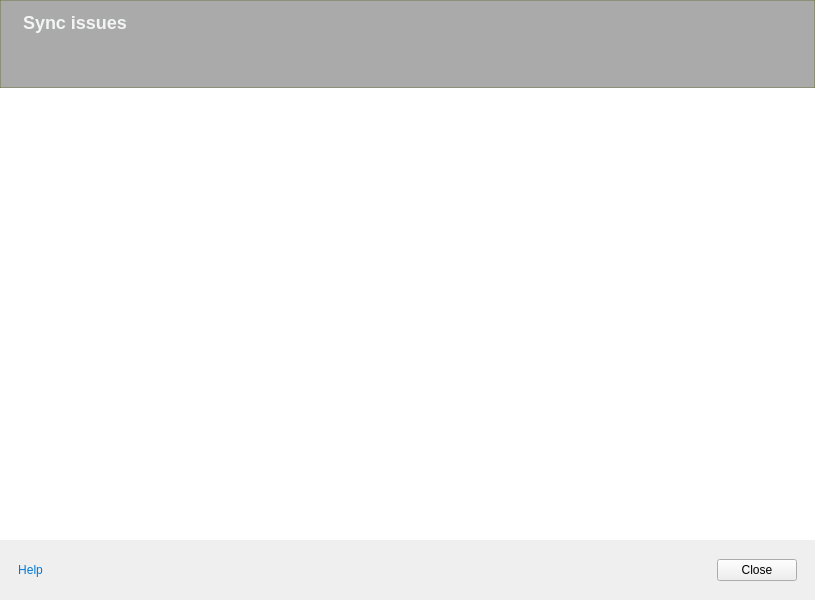
<?xml version="1.0" encoding="UTF-8"?>
<ui version="4.0">
 <class>StalledIssuesDialog</class>
 <widget class="QDialog" name="StalledIssuesDialog">
  <property name="geometry">
   <rect>
    <x>0</x>
    <y>0</y>
    <width>815</width>
    <height>600</height>
   </rect>
  </property>
  <property name="minimumSize">
   <size>
    <width>815</width>
    <height>600</height>
   </size>
  </property>
  <property name="maximumSize">
   <size>
    <width>16777215</width>
    <height>16777215</height>
   </size>
  </property>
  <property name="windowTitle">
   <string>Stalled Issues</string>
  </property>
  <property name="styleSheet">
   <string notr="true">QStackedWidget
{
    border-top: 0px;
    border-bottom: 0px;
    border-left: 0px;
    border-right: 0px;
}

#EmptyViewContainerPage QToolButton
{
    border:none;
}

#TreeViewContainer{
background-color: #FFFFFFFF; /*colorToken.page-background*/
}

#TreeViewContainer QTreeView{
background-color: #FFFFFFFF; /*colorToken.page-background*/
border:none;
}

/**********  TreeView Container **********/
QScrollBar:vertical
{
    background: #f6f6f6;
    width: 15px;
    border-left: 1px solid #E4E4E4;
}

QScrollBar::sub-line:vertical, QScrollBar::add-line:vertical
{
    border: none;
    background: none;
    width:0px;
    height:0px;
}

QScrollBar::handle:vertical
{
    background: #c0c0c0;
    min-height: 20px;
    border-radius: 4px;
    margin: 3px 4px 3px 2px;
}

QMenu
{
    border: 1px solid #B8B8B8;
   border-radius: 8px;
    background: #ffffff;
    padding-top: 16px;
    padding-bottom: 16px;
    padding-left: 8px;
    padding-right: 8px;
}

QMenu::item
{
   font-size: 14px;
   color: #333333;
   background: transparent; 
   margin-top: 3px;
   margin-bottom: 3px;
   padding-left: 16px;
   padding-right: 16px;
   margin-left: 16px;
   margin-right: 16px;
}

QMenu::item:selected
{
    font-weight: bold;  
}

QMenu::separator
{
    height: 1px;
	width: 164px;
	min-width: 164px;
	max-width: 164px;
    background-color: #EEEEEE;
    margin-top: 9px;
    margin-bottom: 9px;
}

QMenu::item:disabled
{
    background-color: #ffffff;
    color: rgba(119,119,119,0.3);
}

QMenu::item:default
{
    color: #F46265;
}

/**********  TreeView Container **********/

/**********  Footer **********/
#footer[scroll=true]
{
    background-color: #FFAAAAAA; /*colorToken.surface-1*/
}

#footer[scroll=false]
{
    background-color: #FFFFFFFF; /*colorToken.page-background*/
}

#HelpButton {
border: none;
border-color: transparent;
color: #FF0078D7;/*colorToken.link-primary*/
}

#HelpButton QPushButton::!enabled {
color: grey;
}
/**********  Footer **********/

/**********  Header **********/

#header
{
    background-color: #FFAAAAAA; /*colorToken.surface-1*/
    border:  1px solid #5254570D; /*colorToken.border-subtle*/
}

#titleLabel
{
  font-size:18px;
  font-weight: 700;
  color: #FFF3F4F4; /*colorToken.text-primary*/
}

#title QPushButton {
    background-color: none;
    outline: none;
    border: none;
}
/**********  Header **********/

 </string>
  </property>
  <property name="TOKENIZED" stdset="0">
   <bool>true</bool>
  </property>
  <layout class="QVBoxLayout" name="verticalLayout">
   <property name="spacing">
    <number>0</number>
   </property>
   <property name="leftMargin">
    <number>0</number>
   </property>
   <property name="topMargin">
    <number>0</number>
   </property>
   <property name="rightMargin">
    <number>0</number>
   </property>
   <property name="bottomMargin">
    <number>0</number>
   </property>
   <item>
    <widget class="QWidget" name="header" native="true">
     <property name="minimumSize">
      <size>
       <width>0</width>
       <height>88</height>
      </size>
     </property>
     <property name="maximumSize">
      <size>
       <width>16777215</width>
       <height>88</height>
      </size>
     </property>
     <layout class="QVBoxLayout" name="verticalLayout_3">
      <property name="spacing">
       <number>10</number>
      </property>
      <property name="leftMargin">
       <number>23</number>
      </property>
      <property name="topMargin">
       <number>10</number>
      </property>
      <property name="rightMargin">
       <number>0</number>
      </property>
      <property name="bottomMargin">
       <number>7</number>
      </property>
      <item>
       <widget class="QWidget" name="title" native="true">
        <property name="minimumSize">
         <size>
          <width>0</width>
          <height>0</height>
         </size>
        </property>
        <property name="maximumSize">
         <size>
          <width>16777215</width>
          <height>16777215</height>
         </size>
        </property>
        <layout class="QHBoxLayout" name="horizontalLayout">
         <property name="spacing">
          <number>12</number>
         </property>
         <property name="leftMargin">
          <number>0</number>
         </property>
         <property name="topMargin">
          <number>0</number>
         </property>
         <property name="rightMargin">
          <number>15</number>
         </property>
         <property name="bottomMargin">
          <number>0</number>
         </property>
         <item>
          <widget class="QLabel" name="titleLabel">
           <property name="text">
            <string>Sync issues</string>
           </property>
          </widget>
         </item>
         <item>
          <spacer name="horizontalSpacer_2">
           <property name="orientation">
            <enum>Qt::Horizontal</enum>
           </property>
           <property name="sizeHint" stdset="0">
            <size>
             <width>40</width>
             <height>20</height>
            </size>
           </property>
          </spacer>
         </item>
         <item>
          <widget class="QPushButton" name="refreshButton">
           <property name="minimumSize">
            <size>
             <width>24</width>
             <height>0</height>
            </size>
           </property>
           <property name="maximumSize">
            <size>
             <width>24</width>
             <height>24</height>
            </size>
           </property>
           <property name="cursor">
            <cursorShape>PointingHandCursor</cursorShape>
           </property>
           <property name="text">
            <string/>
           </property>
           <property name="icon">
            <iconset resource="../../../gui/Resources_light.qrc">
             <normaloff>:/refresh_issues</normaloff>:/refresh_issues</iconset>
           </property>
           <property name="iconSize">
            <size>
             <width>24</width>
             <height>24</height>
            </size>
           </property>
           <property name="flat">
            <bool>true</bool>
           </property>
          </widget>
         </item>
         <item>
          <widget class="QPushButton" name="SettingsButton">
           <property name="minimumSize">
            <size>
             <width>24</width>
             <height>24</height>
            </size>
           </property>
           <property name="maximumSize">
            <size>
             <width>24</width>
             <height>24</height>
            </size>
           </property>
           <property name="cursor">
            <cursorShape>PointingHandCursor</cursorShape>
           </property>
           <property name="text">
            <string/>
           </property>
           <property name="icon">
            <iconset resource="../../../gui/Resources_light.qrc">
             <normaloff>:/settings</normaloff>:/settings</iconset>
           </property>
           <property name="iconSize">
            <size>
             <width>24</width>
             <height>24</height>
            </size>
           </property>
           <property name="flat">
            <bool>true</bool>
           </property>
          </widget>
         </item>
        </layout>
       </widget>
      </item>
      <item>
       <widget class="QWidget" name="categories" native="true">
        <property name="sizePolicy">
         <sizepolicy hsizetype="Preferred" vsizetype="Preferred">
          <horstretch>0</horstretch>
          <verstretch>26</verstretch>
         </sizepolicy>
        </property>
        <property name="minimumSize">
         <size>
          <width>0</width>
          <height>0</height>
         </size>
        </property>
        <layout class="QHBoxLayout" name="horizontalLayout_3">
         <property name="spacing">
          <number>8</number>
         </property>
         <property name="leftMargin">
          <number>0</number>
         </property>
         <property name="topMargin">
          <number>0</number>
         </property>
         <property name="bottomMargin">
          <number>0</number>
         </property>
         <item>
          <widget class="StalledIssueTab" name="allIssuesTab">
           <property name="frameShape">
            <enum>QFrame::StyledPanel</enum>
           </property>
           <property name="frameShadow">
            <enum>QFrame::Raised</enum>
           </property>
           <property name="title" stdset="0">
            <string/>
           </property>
           <property name="filterCriterion" stdset="0">
            <number>0</number>
           </property>
           <property name="iconName" stdset="0">
            <string notr="true">tab_all_issues</string>
           </property>
          </widget>
         </item>
         <item>
          <widget class="StalledIssueTab" name="nameConflictsTab">
           <property name="frameShape">
            <enum>QFrame::StyledPanel</enum>
           </property>
           <property name="frameShadow">
            <enum>QFrame::Raised</enum>
           </property>
           <property name="title" stdset="0">
            <string/>
           </property>
           <property name="filterCriterion" stdset="0">
            <number>1</number>
           </property>
           <property name="iconName" stdset="0">
            <string notr="true">tab_name_conflicts</string>
           </property>
          </widget>
         </item>
         <item>
          <widget class="StalledIssueTab" name="itemTypeTab">
           <property name="frameShape">
            <enum>QFrame::StyledPanel</enum>
           </property>
           <property name="frameShadow">
            <enum>QFrame::Raised</enum>
           </property>
           <property name="title" stdset="0">
            <string/>
           </property>
           <property name="filterCriterion" stdset="0">
            <number>2</number>
           </property>
           <property name="iconName" stdset="0">
            <string notr="true">tab_item_type_conflicts</string>
           </property>
          </widget>
         </item>
         <item>
          <widget class="StalledIssueTab" name="otherTab">
           <property name="frameShape">
            <enum>QFrame::StyledPanel</enum>
           </property>
           <property name="frameShadow">
            <enum>QFrame::Raised</enum>
           </property>
           <property name="title" stdset="0">
            <string/>
           </property>
           <property name="filterCriterion" stdset="0">
            <number>3</number>
           </property>
           <property name="iconName" stdset="0">
            <string notr="true">tab_others</string>
           </property>
          </widget>
         </item>
         <item>
          <widget class="StalledIssueTab" name="failedTab">
           <property name="frameShape">
            <enum>QFrame::StyledPanel</enum>
           </property>
           <property name="title" stdset="0">
            <string/>
           </property>
           <property name="filterCriterion" stdset="0">
            <UInt>4</UInt>
           </property>
           <property name="iconName" stdset="0">
            <string notr="true">tab_failed</string>
           </property>
          </widget>
         </item>
         <item>
          <widget class="StalledIssueTab" name="solvedIssuesTab">
           <property name="frameShape">
            <enum>QFrame::StyledPanel</enum>
           </property>
           <property name="frameShadow">
            <enum>QFrame::Raised</enum>
           </property>
           <property name="title" stdset="0">
            <string/>
           </property>
           <property name="filterCriterion" stdset="0">
            <UInt>5</UInt>
           </property>
           <property name="iconName" stdset="0">
            <string notr="true">tab_resolved</string>
           </property>
          </widget>
         </item>
         <item>
          <spacer name="horizontalSpacer_3">
           <property name="orientation">
            <enum>Qt::Horizontal</enum>
           </property>
           <property name="sizeHint" stdset="0">
            <size>
             <width>40</width>
             <height>20</height>
            </size>
           </property>
          </spacer>
         </item>
        </layout>
       </widget>
      </item>
     </layout>
    </widget>
   </item>
   <item>
    <widget class="QStackedWidget" name="TreeViewContainer">
     <property name="sizePolicy">
      <sizepolicy hsizetype="Preferred" vsizetype="Expanding">
       <horstretch>0</horstretch>
       <verstretch>0</verstretch>
      </sizepolicy>
     </property>
     <property name="frameShape">
      <enum>QFrame::Box</enum>
     </property>
     <property name="lineWidth">
      <number>0</number>
     </property>
     <property name="currentIndex">
      <number>0</number>
     </property>
     <widget class="QWidget" name="TreeViewContainerPage">
      <layout class="QVBoxLayout" name="verticalLayout_2">
       <property name="spacing">
        <number>0</number>
       </property>
       <property name="leftMargin">
        <number>0</number>
       </property>
       <property name="topMargin">
        <number>0</number>
       </property>
       <property name="rightMargin">
        <number>0</number>
       </property>
       <property name="bottomMargin">
        <number>0</number>
       </property>
       <item>
        <widget class="StalledIssuesView" name="stalledIssuesTree">
         <property name="frameShape">
          <enum>QFrame::NoFrame</enum>
         </property>
         <property name="frameShadow">
          <enum>QFrame::Plain</enum>
         </property>
         <property name="lineWidth">
          <number>0</number>
         </property>
         <property name="sizeAdjustPolicy">
          <enum>QAbstractScrollArea::AdjustToContents</enum>
         </property>
         <property name="autoScroll">
          <bool>false</bool>
         </property>
         <property name="editTriggers">
          <set>QAbstractItemView::NoEditTriggers</set>
         </property>
         <property name="alternatingRowColors">
          <bool>false</bool>
         </property>
         <property name="selectionMode">
          <enum>QAbstractItemView::ExtendedSelection</enum>
         </property>
         <property name="verticalScrollMode">
          <enum>QAbstractItemView::ScrollPerPixel</enum>
         </property>
         <property name="indentation">
          <number>0</number>
         </property>
         <property name="rootIsDecorated">
          <bool>false</bool>
         </property>
         <property name="sortingEnabled">
          <bool>true</bool>
         </property>
         <property name="expandsOnDoubleClick">
          <bool>false</bool>
         </property>
         <attribute name="headerVisible">
          <bool>false</bool>
         </attribute>
         <attribute name="headerCascadingSectionResizes">
          <bool>false</bool>
         </attribute>
         <attribute name="headerStretchLastSection">
          <bool>true</bool>
         </attribute>
        </widget>
       </item>
      </layout>
     </widget>
     <widget class="QWidget" name="EmptyViewContainerPage">
      <layout class="QGridLayout" name="gridLayout">
       <property name="leftMargin">
        <number>0</number>
       </property>
       <property name="topMargin">
        <number>0</number>
       </property>
       <property name="rightMargin">
        <number>0</number>
       </property>
       <property name="bottomMargin">
        <number>0</number>
       </property>
       <property name="spacing">
        <number>0</number>
       </property>
       <item row="0" column="0">
        <widget class="QToolButton" name="emptyIcon">
         <property name="text">
          <string notr="true">...</string>
         </property>
         <property name="iconSize">
          <size>
           <width>96</width>
           <height>96</height>
          </size>
         </property>
        </widget>
       </item>
      </layout>
     </widget>
    </widget>
   </item>
   <item>
    <widget class="QWidget" name="footer" native="true">
     <property name="minimumSize">
      <size>
       <width>0</width>
       <height>60</height>
      </size>
     </property>
     <property name="maximumSize">
      <size>
       <width>16777215</width>
       <height>60</height>
      </size>
     </property>
     <layout class="QHBoxLayout" name="horizontalLayout_2">
      <property name="spacing">
       <number>0</number>
      </property>
      <property name="leftMargin">
       <number>18</number>
      </property>
      <property name="topMargin">
       <number>0</number>
      </property>
      <property name="rightMargin">
       <number>18</number>
      </property>
      <property name="bottomMargin">
       <number>0</number>
      </property>
      <item>
       <widget class="QPushButton" name="HelpButton">
        <property name="text">
         <string>Help</string>
        </property>
        <property name="icon">
         <iconset resource="../../../gui/Resources_common.qrc">
          <normaloff>:/help-circle</normaloff>:/help-circle</iconset>
        </property>
        <property name="iconSize">
         <size>
          <width>16</width>
          <height>16</height>
         </size>
        </property>
        <property name="flat">
         <bool>true</bool>
        </property>
       </widget>
      </item>
      <item>
       <spacer name="horizontalSpacer">
        <property name="orientation">
         <enum>Qt::Horizontal</enum>
        </property>
        <property name="sizeHint" stdset="0">
         <size>
          <width>40</width>
          <height>20</height>
         </size>
        </property>
       </spacer>
      </item>
      <item>
       <widget class="QPushButton" name="doneButton">
        <property name="minimumSize">
         <size>
          <width>0</width>
          <height>0</height>
         </size>
        </property>
        <property name="maximumSize">
         <size>
          <width>16777215</width>
          <height>16777215</height>
         </size>
        </property>
        <property name="cursor">
         <cursorShape>PointingHandCursor</cursorShape>
        </property>
        <property name="text">
         <string>Close</string>
        </property>
        <property name="type" stdset="0">
         <string notr="true">primary</string>
        </property>
        <property name="dimension" stdset="0">
         <string notr="true">medium</string>
        </property>
       </widget>
      </item>
     </layout>
    </widget>
   </item>
  </layout>
 </widget>
 <customwidgets>
  <customwidget>
   <class>StalledIssuesView</class>
   <extends>QTreeView</extends>
   <header>StalledIssuesView.h</header>
  </customwidget>
  <customwidget>
   <class>StalledIssueTab</class>
   <extends>QFrame</extends>
   <header>StalledIssueTab.h</header>
   <container>1</container>
  </customwidget>
 </customwidgets>
 <resources>
  <include location="../../../gui/Resources_common.qrc"/>
  <include location="../../../gui/Resources_light.qrc"/>
 </resources>
 <connections/>
</ui>
